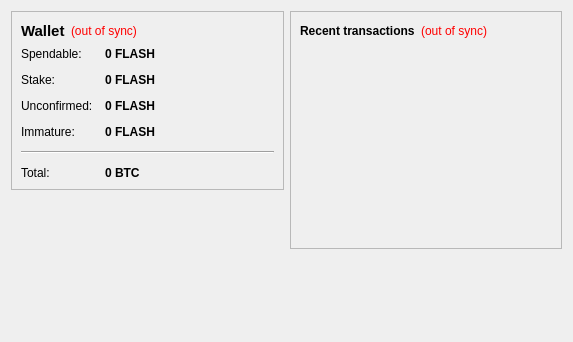
<?xml version="1.0" encoding="UTF-8"?>
<ui version="4.0">
 <class>OverviewPage</class>
 <widget class="QWidget" name="OverviewPage">
  <property name="geometry">
   <rect>
    <x>0</x>
    <y>0</y>
    <width>573</width>
    <height>342</height>
   </rect>
  </property>
  <property name="windowTitle">
   <string>Form</string>
  </property>
  <layout class="QHBoxLayout" name="horizontalLayout" stretch="1,1">
   <item>
    <layout class="QVBoxLayout" name="verticalLayout_2">
     <item>
      <widget class="QFrame" name="frame">
       <property name="frameShape">
        <enum>QFrame::StyledPanel</enum>
       </property>
       <property name="frameShadow">
        <enum>QFrame::Raised</enum>
       </property>
       <layout class="QVBoxLayout" name="verticalLayout_4">
        <item>
         <layout class="QHBoxLayout" name="horizontalLayout_4">
          <item>
           <widget class="QLabel" name="label_5">
            <property name="font">
             <font>
              <pointsize>11</pointsize>
              <weight>75</weight>
              <bold>true</bold>
             </font>
            </property>
            <property name="text">
             <string>Wallet</string>
            </property>
           </widget>
          </item>
          <item>
           <widget class="QLabel" name="labelWalletStatus">
            <property name="toolTip">
             <string>The displayed information may be out of date. Your wallet automatically synchronizes with the FlashCoin network after a connection is established, but this process has not completed yet.</string>
            </property>
            <property name="styleSheet">
             <string notr="true">QLabel { color: red; }</string>
            </property>
            <property name="text">
             <string notr="true">(out of sync)</string>
            </property>
            <property name="alignment">
             <set>Qt::AlignLeading|Qt::AlignLeft|Qt::AlignVCenter</set>
            </property>
           </widget>
          </item>
          <item>
           <spacer name="horizontalSpacer_2">
            <property name="orientation">
             <enum>Qt::Horizontal</enum>
            </property>
            <property name="sizeHint" stdset="0">
             <size>
              <width>40</width>
              <height>20</height>
             </size>
            </property>
           </spacer>
          </item>
         </layout>
        </item>
        <item>
         <layout class="QFormLayout" name="formLayout_2">
          <property name="fieldGrowthPolicy">
           <enum>QFormLayout::AllNonFixedFieldsGrow</enum>
          </property>
          <property name="horizontalSpacing">
           <number>12</number>
          </property>
          <property name="verticalSpacing">
           <number>12</number>
          </property>
          <item row="0" column="0">
           <widget class="QLabel" name="label">
            <property name="text">
             <string>Spendable:</string>
            </property>
           </widget>
          </item>
          <item row="0" column="1">
           <widget class="QLabel" name="labelBalance">
            <property name="font">
             <font>
              <weight>75</weight>
              <bold>true</bold>
             </font>
            </property>
            <property name="cursor">
             <cursorShape>IBeamCursor</cursorShape>
            </property>
            <property name="toolTip">
             <string>Your current spendable balance</string>
            </property>
            <property name="text">
             <string notr="true">0 FLASH</string>
            </property>
            <property name="textInteractionFlags">
             <set>Qt::LinksAccessibleByMouse|Qt::TextSelectableByKeyboard|Qt::TextSelectableByMouse</set>
            </property>
           </widget>
          </item>
          <item row="1" column="0">
           <widget class="QLabel" name="label_6">
            <property name="text">
             <string>Stake:</string>
            </property>
           </widget>
          </item>
          <item row="1" column="1">
           <widget class="QLabel" name="labelStake">
            <property name="font">
             <font>
              <weight>75</weight>
              <bold>true</bold>
             </font>
            </property>
            <property name="cursor">
             <cursorShape>IBeamCursor</cursorShape>
            </property>
            <property name="toolTip">
             <string>Total of coins that was staked, and do not yet count toward the current balance</string>
            </property>
            <property name="text">
             <string notr="true">0 FLASH</string>
            </property>
            <property name="textInteractionFlags">
             <set>Qt::LinksAccessibleByMouse|Qt::TextSelectableByKeyboard|Qt::TextSelectableByMouse</set>
            </property>
           </widget>
          </item>
          <item row="2" column="0">
           <widget class="QLabel" name="label_3">
            <property name="text">
             <string>Unconfirmed:</string>
            </property>
           </widget>
          </item>
          <item row="2" column="1">
           <widget class="QLabel" name="labelUnconfirmed">
            <property name="font">
             <font>
              <weight>75</weight>
              <bold>true</bold>
             </font>
            </property>
            <property name="cursor">
             <cursorShape>IBeamCursor</cursorShape>
            </property>
            <property name="toolTip">
             <string>Total of transactions that have yet to be confirmed, and do not yet count toward the current balance</string>
            </property>
            <property name="text">
             <string notr="true">0 FLASH</string>
            </property>
            <property name="textInteractionFlags">
             <set>Qt::LinksAccessibleByMouse|Qt::TextSelectableByKeyboard|Qt::TextSelectableByMouse</set>
            </property>
           </widget>
          </item>
          <item row="3" column="0">
           <widget class="QLabel" name="labelImmatureText">
            <property name="text">
             <string>Immature:</string>
            </property>
           </widget>
          </item>
          <item row="3" column="1">
           <widget class="QLabel" name="labelImmature">
            <property name="font">
             <font>
              <weight>75</weight>
              <bold>true</bold>
             </font>
            </property>
            <property name="toolTip">
             <string>Mined balance that has not yet matured</string>
            </property>
            <property name="text">
             <string notr="true">0 FLASH</string>
            </property>
            <property name="textInteractionFlags">
             <set>Qt::LinksAccessibleByMouse|Qt::TextSelectableByKeyboard|Qt::TextSelectableByMouse</set>
            </property>
           </widget>
          </item>
          <item row="4" column="0" colspan="2">
           <widget class="Line" name="line">
            <property name="orientation">
             <enum>Qt::Horizontal</enum>
            </property>
           </widget>
          </item>
          <item row="5" column="0">
           <widget class="QLabel" name="labelTotalText">
            <property name="text">
             <string>Total:</string>
            </property>
           </widget>
          </item>
          <item row="5" column="1">
           <widget class="QLabel" name="labelTotal">
            <property name="font">
             <font>
              <weight>75</weight>
              <bold>true</bold>
             </font>
            </property>
            <property name="cursor">
             <cursorShape>IBeamCursor</cursorShape>
            </property>
            <property name="toolTip">
             <string>Your current total balance</string>
            </property>
            <property name="text">
             <string notr="true">0 BTC</string>
            </property>
            <property name="textInteractionFlags">
             <set>Qt::LinksAccessibleByMouse|Qt::TextSelectableByKeyboard|Qt::TextSelectableByMouse</set>
            </property>
           </widget>
          </item>
         </layout>
        </item>
       </layout>
      </widget>
     </item>
     <item>
      <spacer name="verticalSpacer_3">
       <property name="orientation">
        <enum>Qt::Vertical</enum>
       </property>
       <property name="sizeHint" stdset="0">
        <size>
         <width>20</width>
         <height>40</height>
        </size>
       </property>
      </spacer>
     </item>
     <item>
      <widget class="QLabel" name="label_2">
       <property name="text">
        <string/>
       </property>
       <property name="pixmap">
        <pixmap resource="../bitcoin.qrc">:/images/backg</pixmap>
       </property>
       <property name="scaledContents">
        <bool>false</bool>
       </property>
       <property name="alignment">
        <set>Qt::AlignCenter</set>
       </property>
      </widget>
     </item>
     <item>
      <spacer name="verticalSpacer">
       <property name="orientation">
        <enum>Qt::Vertical</enum>
       </property>
       <property name="sizeHint" stdset="0">
        <size>
         <width>20</width>
         <height>40</height>
        </size>
       </property>
      </spacer>
     </item>
    </layout>
   </item>
   <item>
    <layout class="QVBoxLayout" name="verticalLayout_3">
     <item>
      <widget class="QFrame" name="frame_2">
       <property name="frameShape">
        <enum>QFrame::StyledPanel</enum>
       </property>
       <property name="frameShadow">
        <enum>QFrame::Raised</enum>
       </property>
       <layout class="QVBoxLayout" name="verticalLayout">
        <item>
         <layout class="QHBoxLayout" name="horizontalLayout_2">
          <item>
           <widget class="QLabel" name="label_4">
            <property name="text">
             <string>&lt;b&gt;Recent transactions&lt;/b&gt;</string>
            </property>
           </widget>
          </item>
          <item>
           <widget class="QLabel" name="labelTransactionsStatus">
            <property name="toolTip">
             <string>The displayed information may be out of date. Your wallet automatically synchronizes with the FlashCoin network after a connection is established, but this process has not completed yet.</string>
            </property>
            <property name="styleSheet">
             <string notr="true">QLabel { color: red; }</string>
            </property>
            <property name="text">
             <string notr="true">(out of sync)</string>
            </property>
            <property name="alignment">
             <set>Qt::AlignRight|Qt::AlignTrailing|Qt::AlignVCenter</set>
            </property>
           </widget>
          </item>
          <item>
           <spacer name="horizontalSpacer">
            <property name="orientation">
             <enum>Qt::Horizontal</enum>
            </property>
            <property name="sizeHint" stdset="0">
             <size>
              <width>40</width>
              <height>20</height>
             </size>
            </property>
           </spacer>
          </item>
         </layout>
        </item>
        <item>
         <widget class="QListView" name="listTransactions">
          <property name="styleSheet">
           <string notr="true">QListView { background: transparent; }</string>
          </property>
          <property name="frameShape">
           <enum>QFrame::NoFrame</enum>
          </property>
          <property name="verticalScrollBarPolicy">
           <enum>Qt::ScrollBarAlwaysOff</enum>
          </property>
          <property name="horizontalScrollBarPolicy">
           <enum>Qt::ScrollBarAlwaysOff</enum>
          </property>
          <property name="selectionMode">
           <enum>QAbstractItemView::NoSelection</enum>
          </property>
         </widget>
        </item>
       </layout>
      </widget>
     </item>
     <item>
      <spacer name="verticalSpacer_2">
       <property name="orientation">
        <enum>Qt::Vertical</enum>
       </property>
       <property name="sizeHint" stdset="0">
        <size>
         <width>20</width>
         <height>40</height>
        </size>
       </property>
      </spacer>
     </item>
    </layout>
   </item>
  </layout>
 </widget>
 <resources>
  <include location="../bitcoin.qrc"/>
 </resources>
 <connections/>
</ui>
